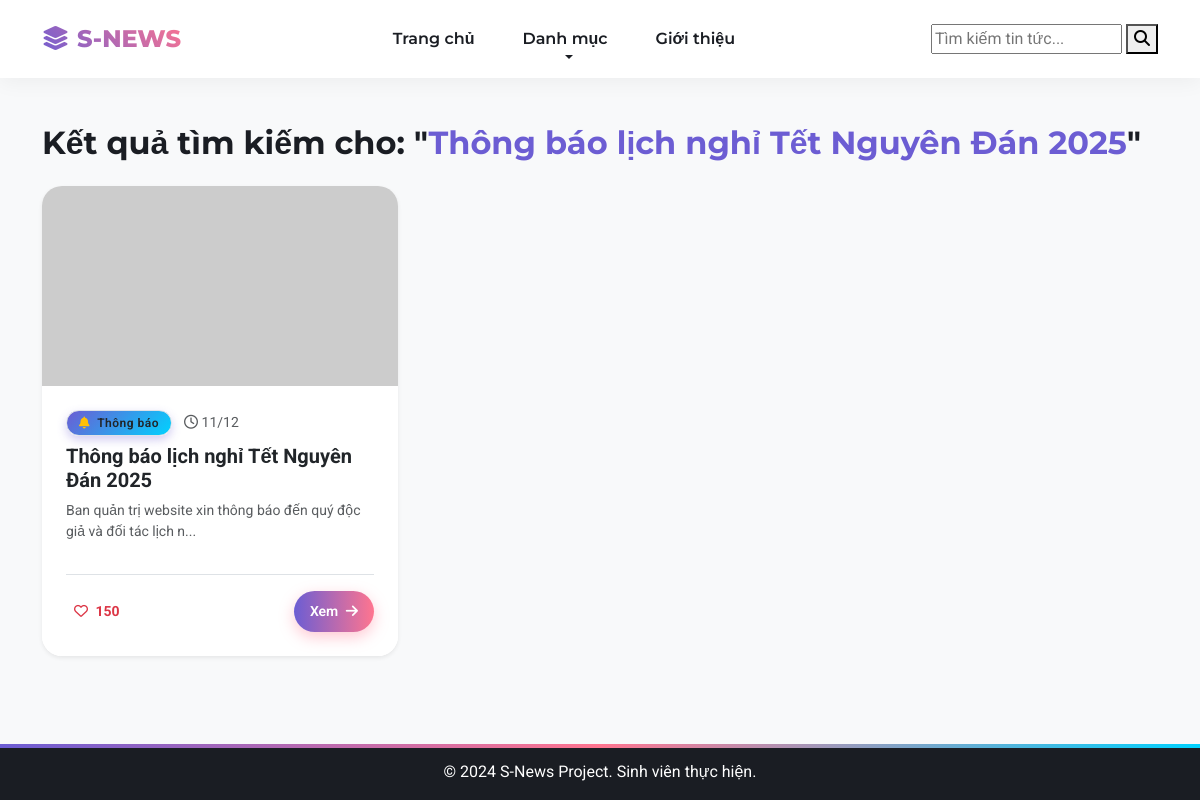
Before: /pages/search.php?keyword=Thông báo lịch nghỉ Tết Nguyên Đán 2025 with the older database file.
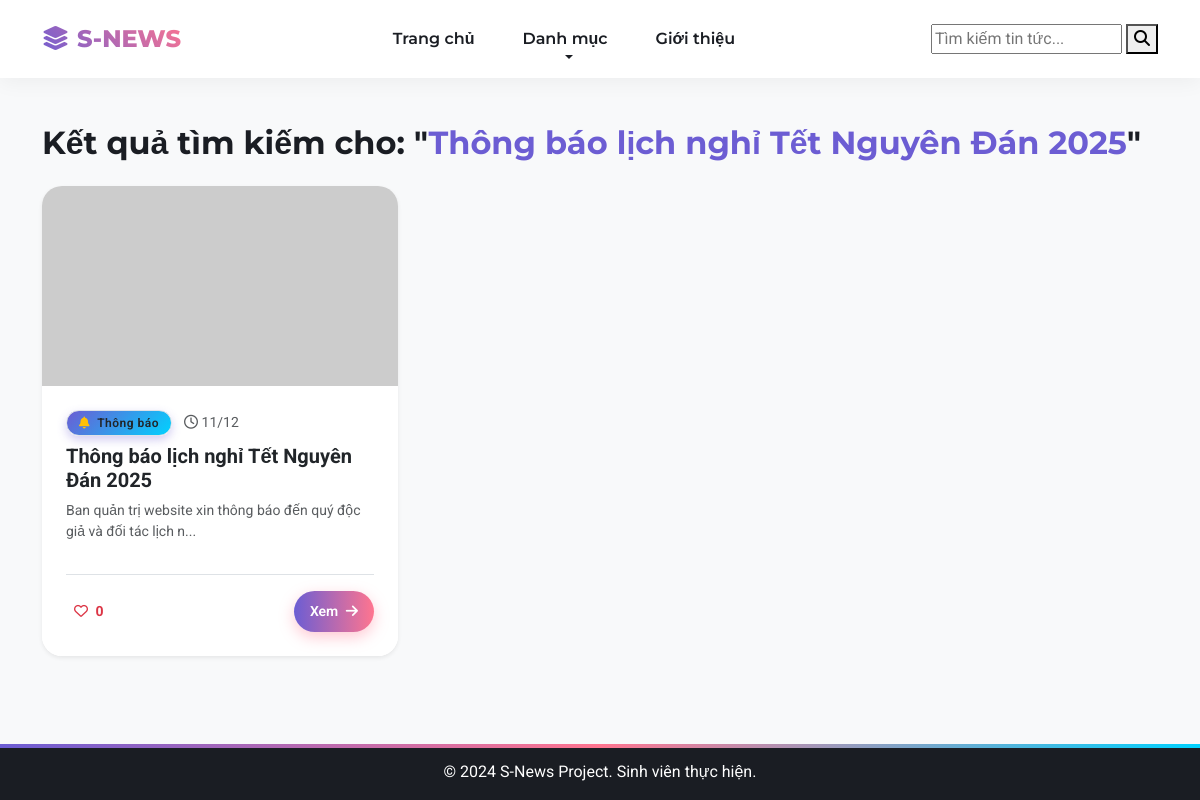
After: the same page with the newer database file.
### tables this page shows
CREATE TABLE articles (
    id INT AUTO_INCREMENT PRIMARY KEY,
    title VARCHAR(255) NOT NULL,  
    summary TEXT,                 
    content LONGTEXT,             
    image_url VARCHAR(255),       
    category VARCHAR(50),         
    views INT DEFAULT 0,          
    likes INT DEFAULT 0,          
    created_at TIMESTAMP DEFAULT CURRENT_TIMESTAMP,  
    
     
    FULLTEXT (title, summary),
     
    INDEX (category)
);

CREATE TABLE categories (
    id INT AUTO_INCREMENT PRIMARY KEY,
    name VARCHAR(50) NOT NULL UNIQUE,       
    icon VARCHAR(100) NOT NULL,             
    color VARCHAR(50) DEFAULT 'text-dark'   
);

### classes/Database.php (called while the page is built, shortened)
<?php
class Database {
    private $host = "localhost";
    private $db_name = "s_news_db";
    private $username = "root";
    private $password = "";
    public function getConnection() {
        $this->conn = null;
        try {
            $this->conn = new PDO("mysql:host=" . $this->host . ";dbname=" . $this->db_name, $this->username, $this->password);
            $this->conn->exec("set names utf8mb4");
            $this->conn->setAttribute(PDO::ATTR_ERRMODE, PDO::ERRMODE_EXCEPTION);
        } catch(PDOException $exception) {
            echo "Loi ket noi: " . $exception->getMessage();
        }
        return $this->conn;
    }
}
?>

### classes/Article.php (called while the page is built, shortened)
<?php
require_once 'Database.php';
class Article {
    private $db;
    public function __construct() {
        $this->db = (new Database())->getConnection();
    }
    public function search($keyword) {
        $keyword = "%$keyword%";
        $sql = "SELECT a.*,
                       c.name as cat_name,
                       c.icon as cat_icon,
                       c.color as cat_color
                FROM articles a
                LEFT JOIN categories c ON a.category = c.name
                WHERE a.title LIKE :key OR a.summary LIKE :key
                ORDER BY a.created_at DESC";
        $stmt = $this->db->prepare($sql);
        $stmt->execute([':key' => $keyword]);
        return $stmt->fetchAll(PDO::FETCH_ASSOC);
    }
}
?>

### pages/search.php (the view, shortened to what this page needs)
<?php
require_once '../classes/BasePage.php';
require_once '../classes/Article.php';
class SearchPage extends BasePage {
    protected function renderBody() {
        $keyword = isset($_GET['keyword']) ? trim($_GET['keyword']) : '';
        echo '<div class="mb-4">';
        echo '<h2 class="fw-bold">Kết quả tìm kiếm cho: "<span class="text-primary">' . htmlspecialchars($keyword) . '</span>"</h2>';
        echo '</div>';
        $articleModel = new Article();
        $results = $articleModel->search($keyword);
        echo '<div class="row">';
        if (!empty($results)) {
            foreach ($results as $row) {
                $link = "detail.php?id=" . $row['id'];
                $img = $this->getImageUrl($row['image_url']);
                $likes = isset($row['likes']) ? $row['likes'] : 0;
                $catName = !empty($row['cat_name']) ? $row['cat_name'] : $row['category'];
                $catIcon = !empty($row['cat_icon']) ? $row['cat_icon'] : 'fa-solid fa-folder';
                $colorClass = !empty($row['cat_color']) ? $row['cat_color'] : 'text-primary';
                $bgClass = str_replace('text-', 'bg-', $colorClass);
                echo '
                <div class="col-md-4 mb-4">
                    <div class="card h-100 shadow-sm border-0">
                        <div class="overflow-hidden" style="height: 200px;">
                            <a href="'.$link.'"><img src="'.$img.'" class="card-img-top h-100 w-100" style="object-fit: cover;"></a>
                        </div>
                        <div class="card-body d-flex flex-column">
                            <div class="mb-2 d-flex justify-content-between align-items-center">
                                <div>
                                    <span class="badge '.$bgClass.' bg-opacity-10 text-dark border border-'.$colorClass.'">
                                        <i class="'.$catIcon.' me-1 '.$colorClass.'"></i> '.$catName.'
                                    </span>
                                    <small class="text-muted ms-2"><i class="fa-regular fa-clock"></i> '.date('d/m', strtotime($row['created_at'])).'</small>
                                </div>
                            </div>
                            <h5 class="card-title"><a href="'.$link.'" class="text-decoration-none text-dark fw-bold">'.$row['title'].'</a></h5>
                            <p class="card-text text-muted small flex-grow-1">'.substr($row['summary'], 0, 90).'...</p>
                            <div class="mt-3 d-flex justify-content-between align-items-center border-top pt-3">
                                <button class="btn btn-outline-danger btn-sm border-0 like-btn" onclick="toggleLikeDetail(this, '.$row['id'].')">
                                    <i class="fa-regular fa-heart"></i> <span class="like-count fw-bold ms-1">'.$likes.'</span>
                                </button>
                                <a href="'.$link.'" class="btn btn-primary btn-sm rounded-pill px-3">Xem <i class="fa-solid fa-arrow-right ms-1"></i></a>
                            </div>
                        </div>
                    </div>
                </div>';
            }
        } else {
            echo '<div class="col-12 text-center py-5 text-muted">
                    <i class="fa-solid fa-magnifying-glass fa-3x mb-3 text-secondary"></i>
                    <h4>Không tìm thấy bài viết nào phù hợp.</h4>
                    <p>Hãy thử tìm với từ khóa khác nhé!</p>
                  </div>';
        }
        echo '</div>';
        ?>
        <?php
    }
}
$page = new SearchPage("Tìm kiếm");
$page->render();
?>

Changed rows visible on the page:
changed articles "Ban quản trị website xin thông báo đến quý độc giả và đối tác lịch n": likes "150" → "0"
